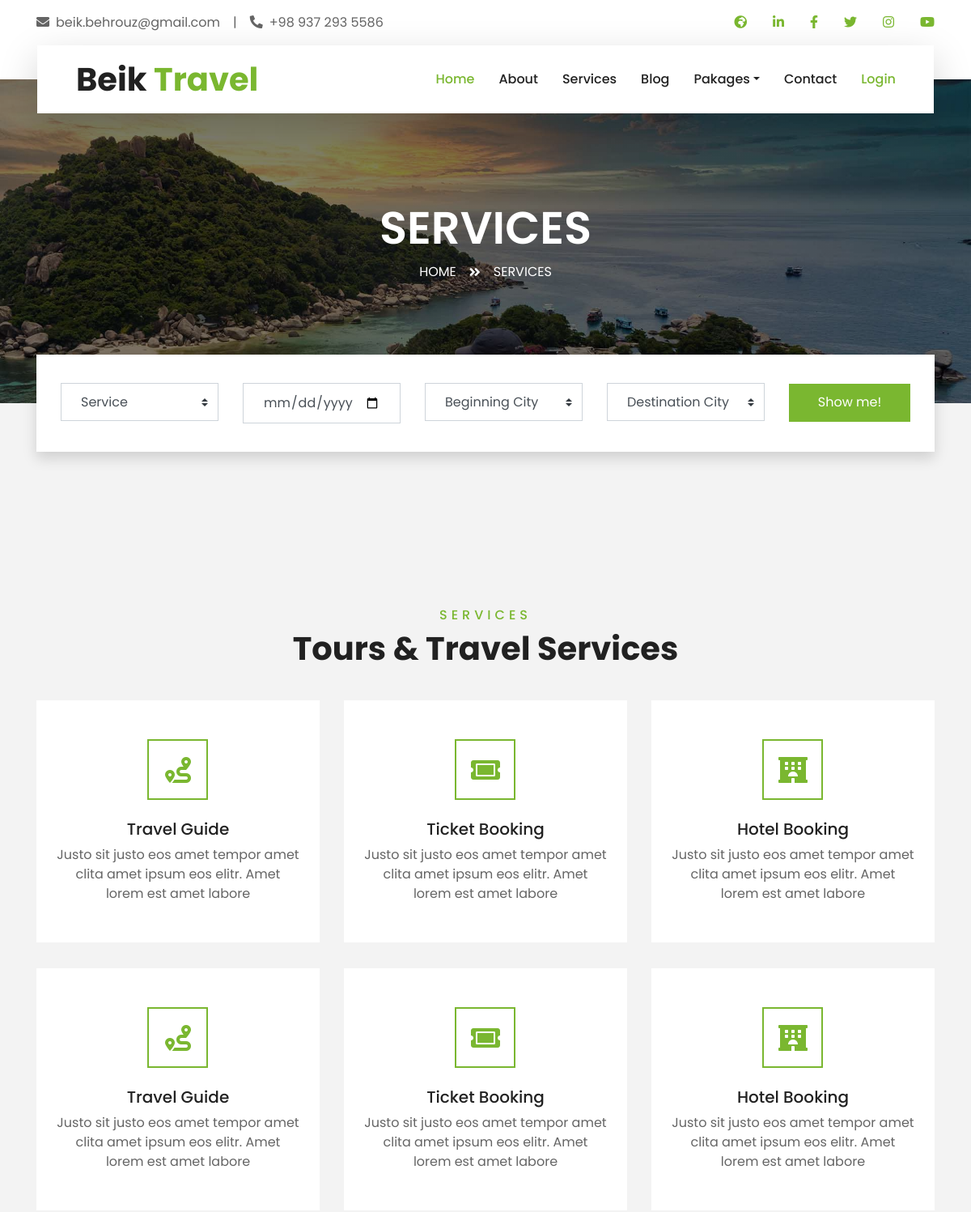
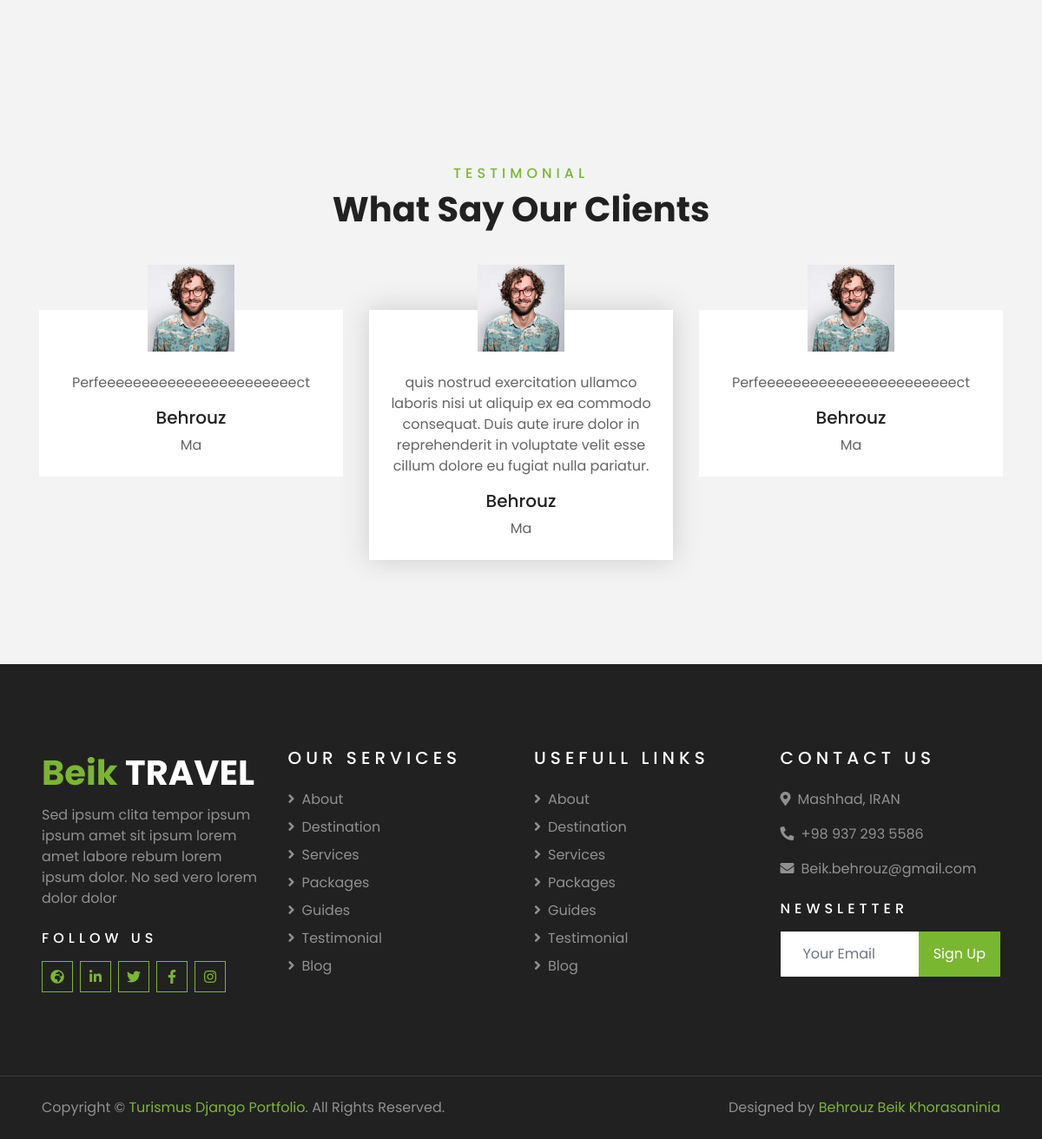
The page /Services/ on the database its author committed (2 pictures, top to bottom).
### Blog/models.py (models this page shows)
class Comment(models.Model):
    PRODUCT_STARS = [
        ('1' , 'Very Bad'),
        ('2', 'Bad'),
        ('3', 'Normal'),
        ('4', 'Good'),
        ('5', 'Perfect'),
    ]
    article = models.ForeignKey(Article,on_delete=models.CASCADE,related_name='comments',)
    author = models.ForeignKey(CustomUser, on_delete=models.CASCADE, related_name='comments', )
    body = models.TextField()
    stars = models.CharField(max_length=10,choices=PRODUCT_STARS)
    datetime_create = models.DateTimeField(auto_now_add=True)
    datetime_update = models.DateTimeField(auto_now=True)
    active = models.BooleanField(default=True)

### Account/models.py (models this page shows, shortened)
class CustomUser (AbstractBaseUser, PermissionsMixin):
    USERTYPE=(
        ('Ma','MASTER'),
        ('Tr','TRAVELER'),
        ('Us','USER'),
        ('Bl','BLOGER'),
        ('Gu', 'GUIDE'),
    )
    username = models.CharField ( max_length=100, blank=True,null=True )
    mobile  = models.CharField ( max_length=15, default='0' )
    email = models.EmailField(unique=True)
    usertype = models.CharField ( max_length=2, choices=USERTYPE, default='Us' )
    firstname  = models.CharField ( blank=True,null=True,max_length=50 )
    lastname  = models.CharField ( blank=True,null=True,max_length=50 )
    first_name  = models.CharField ( blank=True,null=True,max_length=50 )
    last_name  = models.CharField ( blank=True,null=True,max_length=50 )
    unicid  = models.CharField ( max_length=10, unique=True )
    birthday  = models.DateTimeField ( blank=True,null=True )
    gender  = models.BooleanField ( blank=True,null=True )
    status = models.BooleanField(default=False)
    image = models.ImageField ( blank=True,null=True,upload_to='Profile' )
    city = models.ForeignKey(to='Home.City', on_delete=models.CASCADE, blank=True,null=True)
    profesional = models.CharField ( max_length=50, blank=True, null=True )
    is_superuser = models.BooleanField(default=False)
    is_staff = models.BooleanField(default=False)
    is_active = models.BooleanField(default=False)
    date_joined = models.DateTimeField(blank=True, null=True)
    USERNAME_FIELD = 'email'
    EMAIL_FIELD = 'email'
    REQUIRED_FIELDS = []
    objects = UserManager()

### Home/views.py (the view)
# urls.py: path('Services/', views.services, name='services'),
def services(request):
    comments = Comment.objects.filter(active=True).order_by('-id')[:6]
    context = {
        'comments':comments,
    }
    return (render(request,'Home/service.html',context))#service

### Home/templates/Home/service.html (shortened to what this page needs)
{% extends "_base.html" %}
{% load static %}
{% block static%}
    <link href="{% static 'lib/owlcarousel/assets/owl.carousel.min.css' %}" rel="stylesheet">
    <link href="{% static 'lib/tempusdominus/css/tempusdominus-bootstrap-4.min.css' %}" rel="stylesheet" />
    <link href="{% static 'css/style.css' %}" rel="stylesheet">
{%endblock%}
{% block body %}
    <div class="container-fluid page-header">
        <div class="container">
            <div class="d-flex flex-column align-items-center justify-content-center" style="min-height: 400px">
                <h3 class="display-4 text-white text-uppercase">Services</h3>
                <div class="d-inline-flex text-white">
                    <p class="m-0 text-uppercase"><a class="text-white" href="{% url 'Home:index' %}">Home</a></p>
                    <i class="fa fa-angle-double-right pt-1 px-3"></i>
                    <p class="m-0 text-uppercase">Services</p>
                </div>
            </div>
        </div>
    </div>
    {% include 'Booking.html' %}
    <div class="container-fluid py-5">
        <div class="container pt-5 pb-3">
            <div class="text-center mb-3 pb-3">
                <h6 class="text-primary text-uppercase" style="letter-spacing: 5px;">Services</h6>
                <h1>Tours & Travel Services</h1>
            </div>
            <div class="row">
                <div class="col-lg-4 col-md-6 mb-4">
                    <div class="service-item bg-white text-center mb-2 py-5 px-4">
                        <i class="fa fa-2x fa-route mx-auto mb-4"></i>
                        <h5 class="mb-2">Travel Guide</h5>
                        <p class="m-0">Justo sit justo eos amet tempor amet clita amet ipsum eos elitr. Amet lorem est amet labore</p>
                    </div>
                </div>
                <div class="col-lg-4 col-md-6 mb-4">
                    <div class="service-item bg-white text-center mb-2 py-5 px-4">
                        <i class="fa fa-2x fa-ticket-alt mx-auto mb-4"></i>
                        <h5 class="mb-2">Ticket Booking</h5>
                        <p class="m-0">Justo sit justo eos amet tempor amet clita amet ipsum eos elitr. Amet lorem est amet labore</p>
                    </div>
                </div>
                <div class="col-lg-4 col-md-6 mb-4">
                    <div class="service-item bg-white text-center mb-2 py-5 px-4">
                        <i class="fa fa-2x fa-hotel mx-auto mb-4"></i>
                        <h5 class="mb-2">Hotel Booking</h5>
                        <p class="m-0">Justo sit justo eos amet tempor amet clita amet ipsum eos elitr. Amet lorem est amet labore</p>
                    </div>
                </div>
                <div class="col-lg-4 col-md-6 mb-4">
                    <div class="service-item bg-white text-center mb-2 py-5 px-4">
                        <i class="fa fa-2x fa-route mx-auto mb-4"></i>
                        <h5 class="mb-2">Travel Guide</h5>
                        <p class="m-0">Justo sit justo eos amet tempor amet clita amet ipsum eos elitr. Amet lorem est amet labore</p>
                    </div>
                </div>
                <div class="col-lg-4 col-md-6 mb-4">
                    <div class="service-item bg-white text-center mb-2 py-5 px-4">
                        <i class="fa fa-2x fa-ticket-alt mx-auto mb-4"></i>
                        <h5 class="mb-2">Ticket Booking</h5>
                        <p class="m-0">Justo sit justo eos amet tempor amet clita amet ipsum eos elitr. Amet lorem est amet labore</p>
                    </div>
                </div>
                <div class="col-lg-4 col-md-6 mb-4">
                    <div class="service-item bg-white text-center mb-2 py-5 px-4">
                        <i class="fa fa-2x fa-hotel mx-auto mb-4"></i>
                        <h5 class="mb-2">Hotel Booking</h5>
                        <p class="m-0">Justo sit justo eos amet tempor amet clita amet ipsum eos elitr. Amet lorem est amet labore</p>
                    </div>
                </div>
            </div>
        </div>
    </div>
    {% include 'Testimonial.html' %}
{%endblock%}

### templates/Testimonial.html
<div id="testim" class="container-fluid py-5">
    <div class="container py-5">
        <div class="text-center mb-3 pb-3">
            <h6 class="text-primary text-uppercase" style="letter-spacing: 5px;">Testimonial</h6>
            <h1>What Say Our Clients</h1>
        </div>
        <div class="owl-carousel testimonial-carousel">
            {% for c in comments %}
            <div class="text-center pb-4">
                {% if c.author.image %}
                <img class="img-fluid mx-auto" src="{{ c.author.image.url }}" alt="{{ c.author.firstname }}" style="width: 100px; height: 100px;" >
                {% endif %}
                <div class="testimonial-text bg-white p-4 mt-n5">
                    <p class="mt-5">{{ c.body }}</p>
                    <h5 class="text-truncate">{{ c.author.firstname }}</h5>
                    <span>{{ c.author.usertype }}</span>
                </div>
            </div>
            {% endfor %}
        </div>
    </div>
</div>

### rows shown on the page
Comment: author.image (picture), body "quis nostrud exercitation ullamco laboris nisi ut aliquip ex ea commodo consequat. Duis aute irure dolor in reprehenderit in voluptate velit esse cillum dolore eu fugiat nulla pariatur.", author.firstname "Behrouz", author.usertype "Ma"
Comment: author.image (picture), body "Perfeeeeeeeeeeeeeeeeeeeeeeect", author.firstname "Behrouz", author.usertype "Ma"
